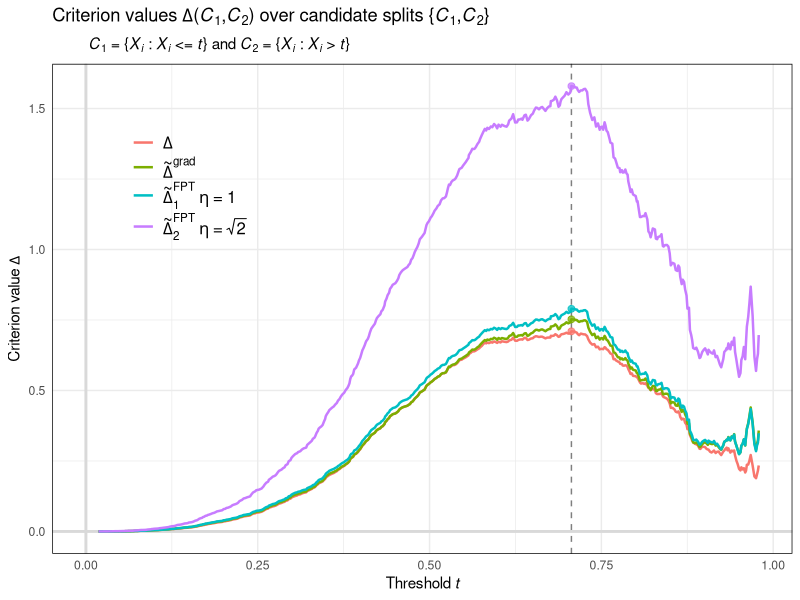

Here is the R script that generated this plot:
####################################################################################################
# example-criteria-comparison.R
# Toy model to form a visual comparison of the target \Delta splitting criterion, the
# approximate \widetilde\Delta criterion specified by GRF-grad, and the approximate
# \tilde\Delta criteria specified by GRF-FPT under "step size" \eta = 1 and \eta = \sqrt{2}.
#
# Data-generating model (VCM):
#   Y_i = W_i^\top \theta^*(X_i) + \espilon_i
# where
#   * covariates X_i ~ Unif[0,1] (1-dimensional uniform),
#   * regressors W_i ~ N_2(0, I) (2-dimension Gaussian),
#   * noise \epsilon_i ~ N(0, 1),
#   * VCM effect functions \theta^*(x) = (\theta_1^*(x), \theta_2^*(x)) where
#       \theta_1^*(x) := \sin(2 \pi x),
#       \theta_2^*(x) := x.
#
####################################################################################################
library(ggplot2)
library(tidyr)
library(purrr)
library(dplyr)

#--------------------------------------------------
#----- Helper functions
#--------------------------------------------------
#--- VCM effect functions for K = 2
theta_FUN <- function(x) c(sin(2 * pi * x), x)

#--- VCM score function
psi_FUN <- function(theta, nu, yvec, wmat) {
  D <- cbind(1, wmat)
  params <- c(nu, theta)
  sweep(D, 1, yvec - D %*% params, FUN = "*")
}

#--- OLS coefficient calculator (used for \hat\theta_C)
lmcoef_FUN <- function(yvec, wmat) unname(coef(lm(yvec ~ wmat)))

#--- Child \hat\theta_C calculator
thetahatC_FUN <- function(C, yvec, wmat) {
  yy <- yvec[C]
  ww <- wmat[C,,drop=F]
  lmcoef_FUN(yy, ww)[-1]
}
#--- Child \tilde\theta_C calculator 
thetatildeC_FUN <- function(C, theta0, rho) theta0 + colMeans(rho[C,,drop=F])

#--- Gradient matrix estimator -A_P
A_FUN <- function(wmat) -crossprod(cbind(1, wmat))/nrow(wmat)

#--------------------------------------------------
#----- Generate data
#--------------------------------------------------
set.seed(1)
n <- 5000
K <- 2
sig.eps <- 1
sig.W <- 1

eta.new <- sqrt(2)

#--- "Selector" matrix such that \xi^\top (nu, \theta_1, \theta_2) = (\theta_1, \theta_2)
xi <- diag(c(0, rep(1, K)), nrow = K + 1, ncol = K + 1)[,-1]

#--- Covariates, regressors, noise, effects, outcomes
X <- matrix(sort(runif(n * 1)), nrow = n)
W <- matrix(rnorm(n * K, 0, sig.W), nrow = n)
eps <- rnorm(n, 0, sig.eps)
thetaX <- t(apply(X, 1, theta_FUN))
Y <- rowSums(thetaX * W) + eps

#--------------------------------------------------
#----- Compute criteria by definition
#--------------------------------------------------
lmcoefs.P <- lmcoef_FUN(Y, W)
thetahat.P <- lmcoefs.P[-1]
nuhat.P <- lmcoefs.P[1]

psi.P <- psi_FUN(thetahat.P, nuhat.P, Y, W)
A.P <- A_FUN(W)
A.Pinv <- solve(A.P)

rho.grad <- -t(t(xi) %*% A.Pinv %*% t(psi.P))
rho.FPT <- 1 * t(t(xi) %*% t(psi.P))

thresholds <- X[-length(X),] + diff(X)/2
thresholds <- tail(head(thresholds, -100),-100)
thresholds <- thresholds[seq(1, length(thresholds), by = 10)]

idx <- lapply(thresholds, function(thresh) X <= thresh)
C.list <- lapply(idx, function(i) list(C1 = which(i), C2 = which(!i)))

#--- Compute fitted versions of \theta
theta.fits <- lapply(C.list, function(split) {
  lapply(split, function(Cj) {
    thetahat <- thetahatC_FUN(Cj, Y, W)
    thetatilde.grad <- thetatildeC_FUN(Cj, thetahat.P, rho.grad)
    thetatilde.FPT  <- thetatildeC_FUN(Cj, thetahat.P, rho.FPT)
    thetatilde.FPT2 <- thetatildeC_FUN(Cj, thetahat.P, eta.new * rho.FPT)
    list(hat = thetahat, 
         tilde.grad = thetatilde.grad, 
         tilde.FPT  = thetatilde.FPT,
         tilde.FPT2 = thetatilde.FPT2)
  }) |> 
    purrr::list_transpose() |>
    lapply(simplify2array)
}) |>
  purrr::list_transpose() |>
  lapply(simplify2array)

#--- Extract fits
thetahat.C1 <- t(theta.fits$hat[,"C1",])
thetatilde.C1.grad <- t(theta.fits$tilde.grad[,"C1",])
thetatilde.C1.FPT  <- t(theta.fits$tilde.FPT[,"C1",])
thetatilde.C1.FPT2 <- t(theta.fits$tilde.FPT2[,"C1",])

thetahat.C2 <- t(theta.fits$hat[,"C2",])
thetatilde.C2.grad <- t(theta.fits$tilde.grad[,"C2",])
thetatilde.C2.FPT  <- t(theta.fits$tilde.FPT[,"C2",])
thetatilde.C2.FPT2 <- t(theta.fits$tilde.FPT2[,"C2",])

#--- Compute criteria and maximizing indices
crit.coef <- sapply(C.list, function(splits) length(splits$C1) * length(splits$C1)/n^2)
Delta <- crit.coef * apply(thetahat.C1 - thetahat.C2, 1, function(x) sum(x^2))
Deltatilde.grad <- crit.coef * apply(thetatilde.C1.grad - thetatilde.C2.grad, 1, function(x) sum(x^2))
Deltatilde.FPT  <- crit.coef * apply(thetatilde.C1.FPT - thetatilde.C2.FPT, 1, function(x) sum(x^2))
Deltatilde.FPT2 <- crit.coef * apply(thetatilde.C1.FPT2 - thetatilde.C2.FPT2, 1, function(x) sum(x^2))

Delta.list <- list(
  target = Delta,
  grad   = Deltatilde.grad,
  FPT    = Deltatilde.FPT,
  FPT2   = Deltatilde.FPT2
)

#--------------------------------------------------
#----- Plots
#--------------------------------------------------
gg_color_hue <- function(n) {
  hues = seq(15, 375, length = n + 1)
  hcl(h = hues, l = 65, c = 100)[1:n]
}

my.cols <- gg_color_hue(4)

df.Delta <- mapply(
  function(dlt, id) bind_cols(threshold = thresholds, Delta = dlt, id = id),
  Delta.list, 
  list("target", "grad", "FPT", "FPT2"), 
  SIMPLIFY = FALSE) |>
  bind_rows() |>
  mutate(id = factor(id, levels = c("target", "grad", "FPT", "FPT2")))

Delta.max <- sapply(Delta.list, function(dlt) {
  c("x" = thresholds[which.max(dlt)], "y" = max(dlt))
})

plt <- ggplot(df.Delta, aes(x = threshold, y = Delta, color = id)) + 
  labs(y = expression("Criterion value"~Delta),
       x = expression("Threshold "*italic(t))) +
  ggtitle(expression("Criterion values"~Delta*"("*phantom("")*italic(C)[1]*","*italic(C)[2]*")"~"over candidate splits"~"{"*phantom("")*italic(C)[1]*","*italic(C)[2]*"}"),
          subtitle = expression(
            "\t"~italic(C)[1]~"= {"*phantom("")*italic(X)[italic(i)]*" : "*italic(X)[italic(i)]*" <= "*italic(t)*"}"~"and"~italic(C)[2]~"= {"*phantom("")*italic(X)[italic(i)]*" : "*italic(X)[italic(i)]*" > "*italic(t)*"}")
  ) + 
  geom_vline(xintercept = 0, linewidth = 1, color = "gray85") + 
  geom_hline(yintercept = 0, linewidth = 1, color = "gray85") + 
  geom_vline(xintercept = thresholds[which.max(Delta)], linewidth = 0.5, color = "gray50", lty = "dashed") + 
  geom_line(linewidth = 0.85) + 
  annotate("point", x = Delta.max["x", "target"], y = Delta.max["y", "target"], color = ggplot2::alpha(my.cols[1], 0.75), size = 2) + 
  annotate("point", x = Delta.max["x", "grad"], y = Delta.max["y", "grad"], color = ggplot2::alpha(my.cols[2], 0.75), size = 2) + 
  annotate("point", x = Delta.max["x", "FPT"], y = Delta.max["y", "FPT"], color = ggplot2::alpha(my.cols[3], 0.75), size = 2) + 
  annotate("point", x = Delta.max["x", "FPT2"], y = Delta.max["y", "FPT2"], color = ggplot2::alpha(my.cols[4], 0.75), size = 2) + 
  scale_color_manual(
    values = my.cols,
    labels = expression(Delta, 
                        tilde(Delta)^{grad}, 
                        tilde(Delta)[1]^{FPT}~eta~"="~1, 
                        tilde(Delta)[2]^{FPT}~eta~"="~sqrt(2))) + 
  theme_minimal() +
  theme(
    panel.border = element_rect(fill = NA),
    legend.text = element_text(size = 12),
    legend.title = element_blank(),
    legend.position = "inside",
    legend.position.inside = c(0.185,0.75)
  )
pdf("figures/example-criteria-comparison.pdf", width = 5.5, height = 3.5)
plt
dev.off()